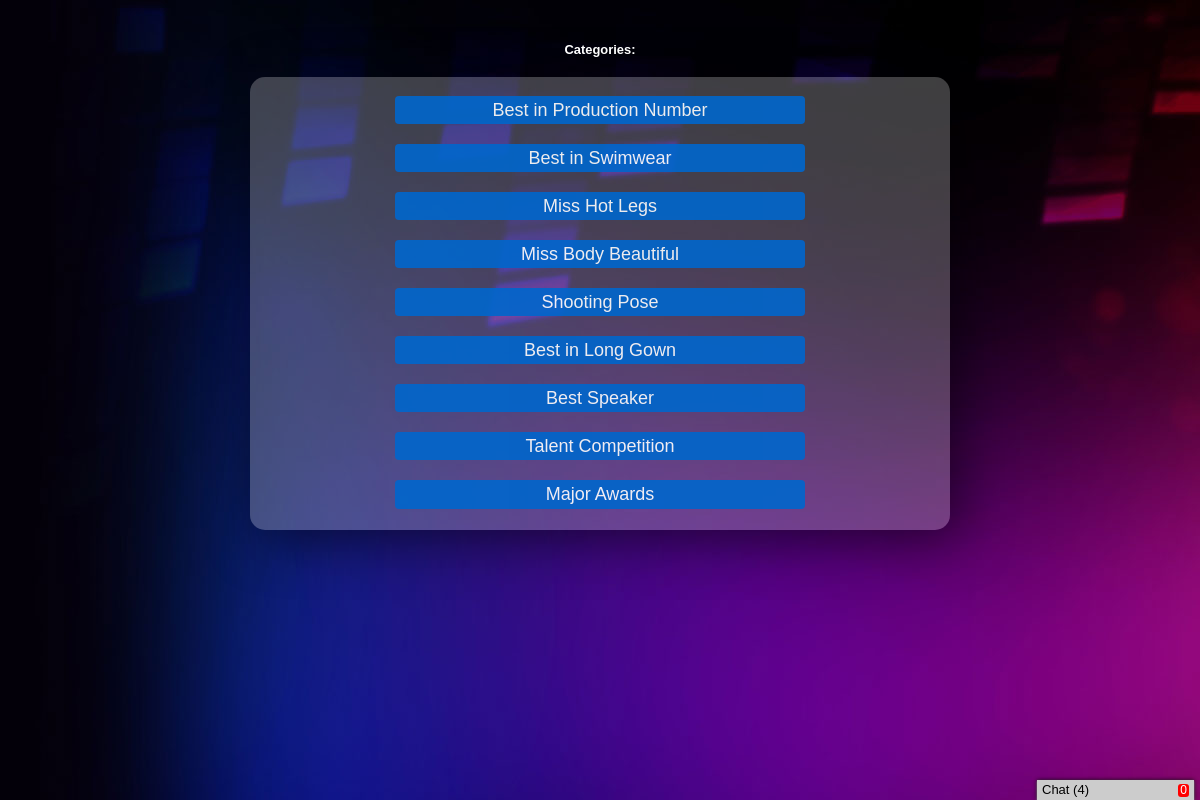
The page / on the database its author committed.
### tables this page shows
CREATE TABLE `categories` (
  `id` int(11) NOT NULL,
  `category` varchar(90) NOT NULL,
  `points` float NOT NULL,
  `sort` int(11) NOT NULL
);

### includes/function.php (called while the page is built, shortened)
<?php
function getCategory()
{
    $getcat_sql = "SELECT * FROM categories ORDER BY  `categories`.`sort` ASC";
    $getcat_query = query($getcat_sql);
    return $getcat_query;
}
function query($sql)
{
    $query = mysqli_query($GLOBALS['connection'], $sql);
    return $query;
}
function fetch($query)
{
    $data = mysqli_fetch_array($query);
    return $data;
}

### index.php (the view, shortened to what this page needs)
<?php
	require_once("includes/function.php");
?>
<!DOCTYPE html>
<html>
<head>
<link href="includes/style.css" rel="stylesheet" type="text/css" />
</head>
<body>
<br>
<div align="center">
  <?php
	if(isset($_GET['category'])){
		include("includes/judgepage_category.php");
	}elseif(isset($_GET['award']) && $_GET['award'] == "Major Awards"){
		include("includes/judgepage_awards.php");
  }elseif(isset($_GET['award']) && $_GET['award'] == "Talent Competition"){
    include("includes/judgepage_talent.php");
	}else{
	?>
  <div align="center">
    <br />
    <h3>Categories:</h3>
    <br />
    <div id="category"> <br />
      <?php
		$category = getCategory();
		while($data = fetch($category)){
		?>
      <a <?php
	  ?>href="?judge=<?php echo $_GET['judge']; ?>&category=<?php echo urlencode($data['category']); ?>&points=<?php echo urlencode($data['points']); ?>" />
      <div class="cat">
        <div class="category_data">
          <?php echo " ".$data['category']." "; ?></div>
      </div>
      <?php } ?>
      <a <?php
    ?>href="?judge=<?php echo $_GET['judge']; ?>&award=Talent+Competition" />
      <div class="cat">
        <div class="category_data">
           Talent Competition  </div>
      </div>
      <a <?php
	  ?>href="?judge=<?php echo $_GET['judge']; ?>&award=Major+Awards" />
      <div class="cat">
        <div class="category_data">
           Major Awards  </div>
      </div>
     </div>
  </div>
  <?php
	}
?>
<div id="chatbox">
  	<div class="inside_chat">
    	<div class="inside_chat2" align="left">
        	<div class="header1"><font size="-1">Chat (<?php echo $judge-1; ?>)
            <div class="notify_outside">0
            </div></font></div>
        </div>
    </div>
  </div>
</body>
</html>

### includes/style.css (style rules this page uses)
* { margin:0; padding:0; }
* body { padding:5px 0 0 0; margin:0; font:0.69em Arial,Verdana, sans-serif; line-height:1.64em; background: url(images/bg.jpg) repeat; color:#FFF; }
.notify_outside { float:right; width:auto; height:13px; line-height:13px; padding:0 2px; background:rgba(255,0,0,1); border-radius:3px; color:rgba(255,255,255,1); font-size:12px; margin-top:4px; }
#chatbox { height:20px; width:700px; position:fixed; bottom:0px; right:6px; line-height:20px; cursor:pointer; }
.inside_chat { height:20px; width:170px; float:right; position:relative; }
.inside_chat2 { background:rgba(255,255,255,1); height:20px; width:157px; position:absolute; bottom:0px; right:0px; color:#000; -webkit-box-shadow:0 0 4px #000; -moz-box-shadow:0 0 4px #000; -o-box-shadow:0 0 4px #000; box-shadow:0 0 4px #000; -webkit-transition:all 1s; -moz-transition:all 1s; -o-transition:all 1s; transition:all 1s; }
.header1 { background:#CCC; height:22px; width:147px; padding:0 5px; -webkit-box-shadow:0 1px 2px #999999; -moz-box-shadow:0 1px 2px #999999; -o-box-shadow:0 1px 2px #999999; box-shadow:0 1px 2px #999999; margin-bottom:2px; }
a { color: #222; background:inherit; text-decoration:none; font-size:18px; }
#category { width:700px; padding-bottom:1px; background:rgba(204,204,204,.3); -webkit-box-shadow:10px 10px 50px rgba(0,0,0,.5); -moz-box-shadow:10px 10px 50px rgba(0,0,0,.5); -o-box-shadow:10px 10px 50px rgba(0,0,0,.5); box-shadow:10px 10px 50px rgba(0,0,0,.5); -webkit-border-radius:15px; -moz-border-radius:15px; -o-border-radius:15px; border-radius:15px; }
.cat { -webkit-transition: all .3s; -moz-transition: all .3s; -o-transition: all .3s; transition: all .3s; }
.category_data { width:400px; padding:5px; margin-bottom:20px; -webkit-transition: all .6s; -moz-transition: all .6s; -o-transition: all .6s; transition: all .6s; -webkit-transition-delay: .1s; -moz-transition-delay: .1s; -o-transition-delay: .1s; transition-delay: .1s; -webkit-opacity:.9; -moz-opacity:.9; -o-opacity:.9; opacity:.9; -webkit-border-radius:4px; -moz-border-radius:4px; -o-border-radius:4px; border-radius:4px; background:#06C; color:#FFF; }

### rows shown on the page
categories: category "Best in Production Number"
categories: category "Best in Swimwear"
categories: category "Miss Hot Legs"
categories: category "Miss Body Beautiful"
categories: category "Shooting Pose"
categories: category "Best in Long Gown"
categories: category "Best Speaker"

### other values the page prints
$judge-1 "4"
